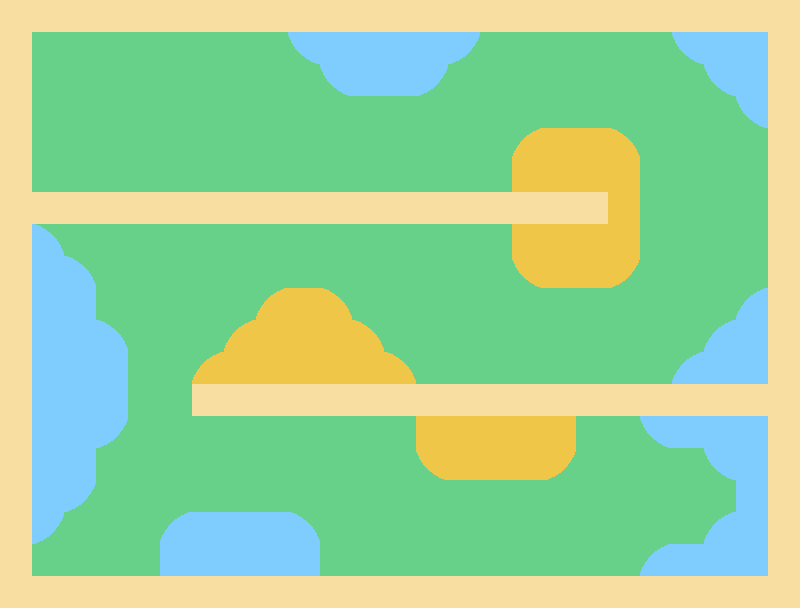

A 2D game scene composited from a Tiled map and its tileset images. What follows is a short description and the map's XML, with each tile layer's data collapsed to a summary:
An orthogonal 25x19 tile map with 32x32 px tiles, 4 tile layers (Border, Grass, Water, Sand) and 2 objects.

<map version="1.2" tiledversion="1.3.4" orientation="orthogonal" renderorder="right-down" width="25" height="19" tilewidth="32" tileheight="32" infinite="0" nextlayerid="10" nextobjectid="196">
 <editorsettings>
  <export target="level4.json" format="json" />
 </editorsettings>
 <tileset firstgid="1" name="Golf Tiles" tilewidth="32" tileheight="32" tilecount="40" columns="4">
  <image source="tileset2.png" width="128" height="320" />
 </tileset>
 <layer id="1" name="Border" width="25" height="19">
  <data>[475 cells, 120 non-empty, 1 distinct tile ids]</data>
 </layer>
 <layer id="2" name="Grass" width="25" height="19">
  <data>[475 cells, 355 non-empty, 1 distinct tile ids]</data>
 </layer>
 <layer id="7" name="Water" width="25" height="19">
  <data>[475 cells, 67 non-empty, 5 distinct tile ids]</data>
 </layer>
 <layer id="9" name="Sand" width="25" height="19">
  <data>[475 cells, 42 non-empty, 5 distinct tile ids]</data>
 </layer>
 <objectgroup id="5" name="Hole">
  <object id="165" gid="31" x="704" y="512" width="32" height="32" />
 </objectgroup>
 <objectgroup id="6" name="Ball">
  <object id="166" gid="30" x="96" y="128" width="32" height="32" />
 </objectgroup>
</map>
